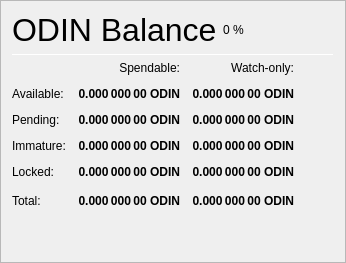
                   <widget class="QFrame" name="cardFrame_Balances">
                    <property name="frameShape">
                     <enum>QFrame::StyledPanel</enum>
                    </property>
                    <property name="frameShadow">
                     <enum>QFrame::Raised</enum>
                    </property>
                    <layout class="QVBoxLayout" name="verticalLayout_4">
                     <item>
                      <layout class="QHBoxLayout" name="horizontalLayout_4">
                       <item>
                        <widget class="QLabel" name="heading1__odinBalance">
                         <property name="minimumSize">
                          <size>
                           <width>0</width>
                           <height>20</height>
                          </size>
                         </property>
                         <property name="font">
                          <font>
                           <pointsize>24</pointsize>
                           <weight>50</weight>
                           <bold>false</bold>
                          </font>
                         </property>
                         <property name="text">
                          <string>ODIN Balance</string>
                         </property>
                        </widget>
                       </item>
                       <item>
                        <widget class="QLabel" name="labelODINPercent">
                         <property name="text">
                          <string notr="true">0 %</string>
                         </property>
                        </widget>
                       </item>
                       <item>
                        <spacer name="horizontalSpacer_3">
                         <property name="orientation">
                          <enum>Qt::Horizontal</enum>
                         </property>
                         <property name="sizeHint" stdset="0">
                          <size>
                           <width>40</width>
                           <height>20</height>
                          </size>
                         </property>
                        </spacer>
                       </item>
                      </layout>
                     </item>
                     <item>
                      <widget class="Line" name="line_Balance">
                       <property name="minimumSize">
                        <size>
                         <width>0</width>
                         <height>1</height>
                        </size>
                       </property>
                       <property name="maximumSize">
                        <size>
                         <width>16777215</width>
                         <height>1</height>
                        </size>
                       </property>
                       <property name="orientation">
                        <enum>Qt::Horizontal</enum>
                       </property>
                      </widget>
                     </item>
                     <item>
                      <layout class="QGridLayout" name="gridLayout">
                       <property name="spacing">
                        <number>12</number>
                       </property>
                       <item row="0" column="1">
                        <widget class="QLabel" name="labelSpendable">
                         <property name="text">
                          <string>Spendable:</string>
                         </property>
                         <property name="alignment">
                          <set>Qt::AlignRight|Qt::AlignTrailing|Qt::AlignVCenter</set>
                         </property>
                        </widget>
                       </item>
                       <item row="0" column="2">
                        <widget class="QLabel" name="labelWatchonly">
                         <property name="text">
                          <string>Watch-only:</string>
                         </property>
                         <property name="alignment">
                          <set>Qt::AlignRight|Qt::AlignTrailing|Qt::AlignVCenter</set>
                         </property>
                        </widget>
                       </item>
                       <item row="1" column="0">
                        <widget class="QLabel" name="heading3__labelBalanceText">
                         <property name="text">
                          <string>Available:</string>
                         </property>
                        </widget>
                       </item>
                       <item row="1" column="1">
                        <widget class="QLabel" name="labelBalance">
                         <property name="font">
                          <font>
                           <weight>75</weight>
                           <bold>true</bold>
                          </font>
                         </property>
                         <property name="cursor">
                          <cursorShape>IBeamCursor</cursorShape>
                         </property>
                         <property name="toolTip">
                          <string>Your current spendable balance</string>
                         </property>
                         <property name="text">
                          <string notr="true">0.000 000 00 ODIN</string>
                         </property>
                         <property name="alignment">
                          <set>Qt::AlignRight|Qt::AlignTrailing|Qt::AlignVCenter</set>
                         </property>
                         <property name="textInteractionFlags">
                          <set>Qt::LinksAccessibleByMouse|Qt::TextSelectableByKeyboard|Qt::TextSelectableByMouse</set>
                         </property>
                        </widget>
                       </item>
                       <item row="1" column="2">
                        <widget class="QLabel" name="labelWatchAvailable">
                         <property name="font">
                          <font>
                           <weight>75</weight>
                           <bold>true</bold>
                          </font>
                         </property>
                         <property name="cursor">
                          <cursorShape>IBeamCursor</cursorShape>
                         </property>
                         <property name="toolTip">
                          <string>Your current balance in watch-only addresses</string>
                         </property>
                         <property name="text">
                          <string notr="true">0.000 000 00 ODIN</string>
                         </property>
                         <property name="alignment">
                          <set>Qt::AlignRight|Qt::AlignTrailing|Qt::AlignVCenter</set>
                         </property>
                         <property name="textInteractionFlags">
                          <set>Qt::LinksAccessibleByMouse|Qt::TextSelectableByKeyboard|Qt::TextSelectableByMouse</set>
                         </property>
                        </widget>
                       </item>
                       <item row="2" column="0">
                        <widget class="QLabel" name="heading3__labelPendingText">
                         <property name="text">
                          <string>Pending:</string>
                         </property>
                        </widget>
                       </item>
                       <item row="2" column="1">
                        <widget class="QLabel" name="labelUnconfirmed">
                         <property name="font">
                          <font>
                           <weight>75</weight>
                           <bold>true</bold>
                          </font>
                         </property>
                         <property name="cursor">
                          <cursorShape>IBeamCursor</cursorShape>
                         </property>
                         <property name="toolTip">
                          <string>Total of transactions that have yet to be confirmed, and do not yet count toward the spendable balance</string>
                         </property>
                         <property name="text">
                          <string notr="true">0.000 000 00 ODIN</string>
                         </property>
                         <property name="alignment">
                          <set>Qt::AlignRight|Qt::AlignTrailing|Qt::AlignVCenter</set>
                         </property>
                         <property name="textInteractionFlags">
                          <set>Qt::LinksAccessibleByMouse|Qt::TextSelectableByKeyboard|Qt::TextSelectableByMouse</set>
                         </property>
                        </widget>
                       </item>
                       <item row="2" column="2">
                        <widget class="QLabel" name="labelWatchPending">
                         <property name="font">
                          <font>
                           <weight>75</weight>
                           <bold>true</bold>
                          </font>
                         </property>
                         <property name="cursor">
                          <cursorShape>IBeamCursor</cursorShape>
                         </property>
                         <property name="toolTip">
                          <string>Unconfirmed transactions to watch-only addresses</string>
                         </property>
                         <property name="text">
                          <string notr="true">0.000 000 00 ODIN</string>
                         </property>
                         <property name="alignment">
                          <set>Qt::AlignRight|Qt::AlignTrailing|Qt::AlignVCenter</set>
                         </property>
                         <property name="textInteractionFlags">
                          <set>Qt::LinksAccessibleByMouse|Qt::TextSelectableByKeyboard|Qt::TextSelectableByMouse</set>
                         </property>
                        </widget>
                       </item>
                       <item row="3" column="0">
                        <widget class="QLabel" name="heading3__labelImmatureText">
                         <property name="text">
                          <string>Immature:</string>
                         </property>
                        </widget>
                       </item>
                       <item row="3" column="1">
                        <widget class="QLabel" name="labelImmature">
                         <property name="font">
                          <font>
                           <weight>75</weight>
                           <bold>true</bold>
                          </font>
                         </property>
                         <property name="cursor">
                          <cursorShape>IBeamCursor</cursorShape>
                         </property>
                         <property name="toolTip">
                          <string>Staked or masternode rewards that has not yet matured</string>
                         </property>
                         <property name="text">
                          <string notr="true">0.000 000 00 ODIN</string>
                         </property>
                         <property name="alignment">
                          <set>Qt::AlignRight|Qt::AlignTrailing|Qt::AlignVCenter</set>
                         </property>
                         <property name="textInteractionFlags">
                          <set>Qt::LinksAccessibleByMouse|Qt::TextSelectableByKeyboard|Qt::TextSelectableByMouse</set>
                         </property>
                        </widget>
                       </item>
                       <item row="3" column="2">
                        <widget class="QLabel" name="labelWatchImmature">
                         <property name="font">
                          <font>
                           <weight>75</weight>
                           <bold>true</bold>
                          </font>
                         </property>
                         <property name="cursor">
                          <cursorShape>IBeamCursor</cursorShape>
                         </property>
                         <property name="toolTip">
                          <string>Staked or masternode rewards in watch-only addresses that has not yet matured</string>
                         </property>
                         <property name="text">
                          <string notr="true">0.000 000 00 ODIN</string>
                         </property>
                         <property name="alignment">
                          <set>Qt::AlignRight|Qt::AlignTrailing|Qt::AlignVCenter</set>
                         </property>
                         <property name="textInteractionFlags">
                          <set>Qt::LinksAccessibleByMouse|Qt::TextSelectableByKeyboard|Qt::TextSelectableByMouse</set>
                         </property>
                        </widget>
                       </item>
                       <item row="4" column="0">
                        <widget class="QLabel" name="heading3__labelLockedBalanceText">
                         <property name="toolTip">
                          <string>Locked ODIN or Masternode collaterals. These are excluded from zODIN minting.</string>
                         </property>
                         <property name="text">
                          <string>Locked:</string>
                         </property>
                        </widget>
                       </item>
                       <item row="4" column="1">
                        <widget class="QLabel" name="labelLockedBalance">
                         <property name="font">
                          <font>
                           <weight>75</weight>
                           <bold>true</bold>
                          </font>
                         </property>
                         <property name="cursor">
                          <cursorShape>IBeamCursor</cursorShape>
                         </property>
                         <property name="toolTip">
                          <string>Locked ODIN or Masternode collaterals. These are excluded from zODIN minting.</string>
                         </property>
                         <property name="text">
                          <string notr="true">0.000 000 00 ODIN</string>
                         </property>
                         <property name="alignment">
                          <set>Qt::AlignRight|Qt::AlignTrailing|Qt::AlignVCenter</set>
                         </property>
                         <property name="textInteractionFlags">
                          <set>Qt::LinksAccessibleByMouse|Qt::TextSelectableByKeyboard|Qt::TextSelectableByMouse</set>
                         </property>
                        </widget>
                       </item>
                       <item row="4" column="2">
                        <widget class="QLabel" name="labelWatchLocked">
                         <property name="font">
                          <font>
                           <weight>75</weight>
                           <bold>true</bold>
                          </font>
                         </property>
                         <property name="cursor">
                          <cursorShape>IBeamCursor</cursorShape>
                         </property>
                         <property name="toolTip">
                          <string>Current locked balance in watch-only addresses</string>
                         </property>
                         <property name="text">
                          <string notr="true">0.000 000 00 ODIN</string>
                         </property>
                         <property name="alignment">
                          <set>Qt::AlignRight|Qt::AlignTrailing|Qt::AlignVCenter</set>
                         </property>
                         <property name="textInteractionFlags">
                          <set>Qt::LinksAccessibleByMouse|Qt::TextSelectableByKeyboard|Qt::TextSelectableByMouse</set>
                         </property>
                        </widget>
                       </item>
                       <item row="5" column="0">
                        <widget class="QLabel" name="labelTotalText">
                         <property name="toolTip">
                          <string>Your current ODIN balance, unconfirmed and immature transactions included</string>
                         </property>
                         <property name="text">
                          <string>Total:</string>
                         </property>
                        </widget>
                       </item>
                       <item row="5" column="1">
                        <widget class="QLabel" name="labelTotal">
                         <property name="font">
                          <font>
                           <weight>75</weight>
                           <bold>true</bold>
                          </font>
                         </property>
                         <property name="cursor">
                          <cursorShape>IBeamCursor</cursorShape>
                         </property>
                         <property name="toolTip">
                          <string>Your current ODIN balance, unconfirmed and immature transactions included</string>
                         </property>
                         <property name="text">
                          <string notr="true">0.000 000 00 ODIN</string>
                         </property>
                         <property name="alignment">
                          <set>Qt::AlignRight|Qt::AlignTrailing|Qt::AlignVCenter</set>
                         </property>
                         <property name="textInteractionFlags">
                          <set>Qt::LinksAccessibleByMouse|Qt::TextSelectableByKeyboard|Qt::TextSelectableByMouse</set>
                         </property>
                        </widget>
                       </item>
                       <item row="5" column="2">
                        <widget class="QLabel" name="labelWatchTotal">
                         <property name="font">
                          <font>
                           <weight>75</weight>
                           <bold>true</bold>
                          </font>
                         </property>
                         <property name="cursor">
                          <cursorShape>IBeamCursor</cursorShape>
                         </property>
                         <property name="toolTip">
                          <string>Current total balance in watch-only addresses</string>
                         </property>
                         <property name="text">
                          <string notr="true">0.000 000 00 ODIN</string>
                         </property>
                         <property name="alignment">
                          <set>Qt::AlignRight|Qt::AlignTrailing|Qt::AlignVCenter</set>
                         </property>
                         <property name="textInteractionFlags">
                          <set>Qt::LinksAccessibleByMouse|Qt::TextSelectableByKeyboard|Qt::TextSelectableByMouse</set>
                         </property>
                        </widget>
                       </item>
                       <item row="5" column="3">
                        <spacer name="horizontalSpacer_9">
                         <property name="orientation">
                          <enum>Qt::Horizontal</enum>
                         </property>
                         <property name="sizeHint" stdset="0">
                          <size>
                           <width>40</width>
                           <height>20</height>
                          </size>
                         </property>
                        </spacer>
                       </item>
                      </layout>
                     </item>
                     <item>
                      <spacer name="verticalSpacer_3">
                       <property name="orientation">
                        <enum>Qt::Vertical</enum>
                       </property>
                       <property name="sizeHint" stdset="0">
                        <size>
                         <width>20</width>
                         <height>40</height>
                        </size>
                       </property>
                      </spacer>
                     </item>
                    </layout>
                   </widget>
